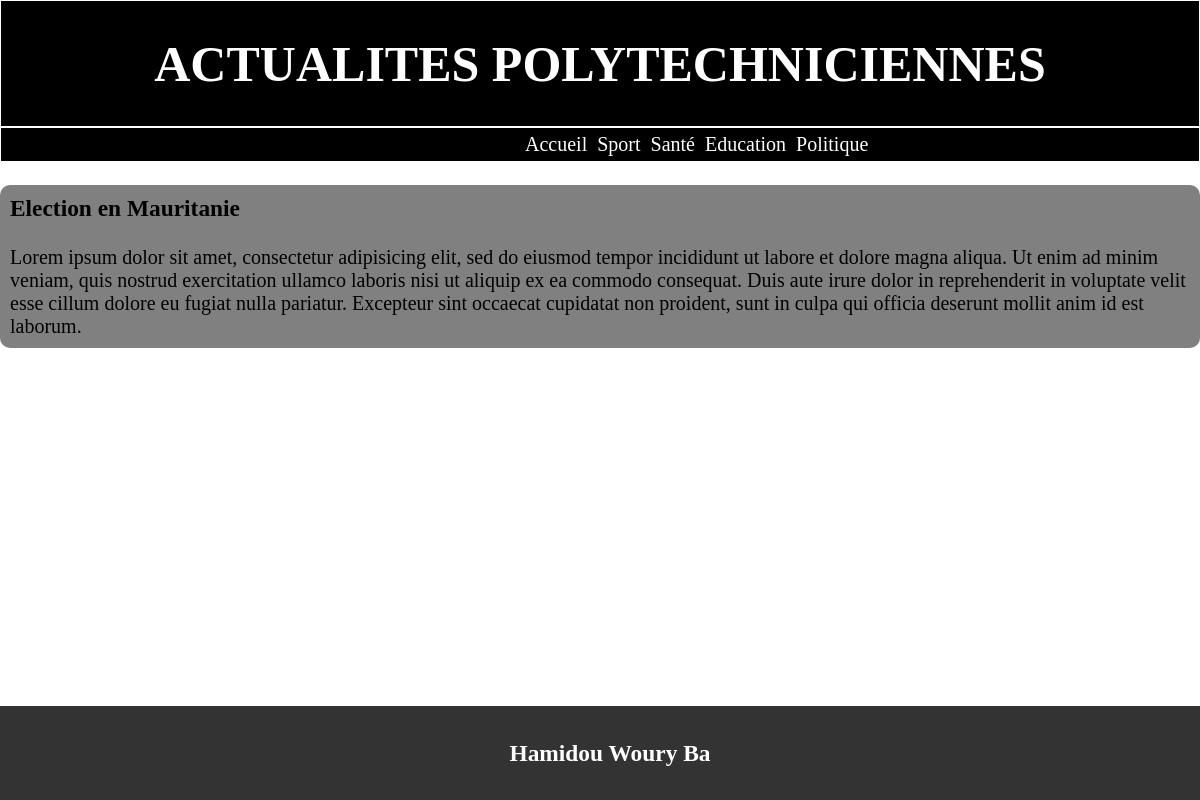
Screenshot of /afficher.php?id=2 with the database file from the repository.
### tables this page shows
CREATE TABLE Categorie(
	id int primary key auto_increment,
	libelle varchar(20)
);

CREATE TABLE Article(
	id int primary key auto_increment,
	titre varchar(255),
	contenu text,
	dateCreation datetime DEFAULT NOW(),
	dateModification datetime DEFAULT NOW(),
	categorie int
);

### menu.php (the view, shortened to what this page needs)
<?php include("entete.php");?>
<header>
	<h1>ACTUALITES POLYTECHNICIENNES</h1>
	<?php
		include 'database.php';
		$reponse = $bdd->query('SELECT * FROM Categorie');
	?>
	<div id="divUL">
		<ul>
		<li><a href="index.php">Accueil</a></li>
		<?php foreach ($reponse as $donnee) { ?>
			<li><a href="afficher.php?id=<?= $donnee['id'] ?>"><?= $donnee['libelle']?></a></li>
			<?php }
		?>
		</ul>
	</div>
</header>

### afficher.php (shortened to what this page needs)
<?php include("entete.php") ?>
<?php include 'menu.php'; ?>
<?php
	include 'database.php';
	$id = $_GET['id'];
	$req = $bdd->prepare('SELECT Article.titre, Categorie.libelle, Article.contenu FROM Article
	INNER JOIN Categorie ON Article.id = Categorie.id WHERE Article.id = :id');
	$req->execute(array(
	'id' => $id
	));?>
	<div>
		<?php foreach ($req as $donnee) { ?>
			<div id="listeCat">
				<h3><?= $donnee['titre']?></h3>
				<p><?= $donnee['contenu']?></p>
			</div>
		<?php } ?>
	</div>
<?php include("footer.php") ?>

### index.css (style rules this page uses)
body { margin: 0px; padding: 0px; font-family: Agency FB, Algerian, Times New Roman; font-size: 20px; }
h1 { font-size: 50px; }
a { text-decoration: none; color: white; }
header { text-align: center; background-color: black; color: white; border: 1px solid white; }
#divUL { border-top: 2px solid white; }
ul { width: 200px; margin: auto; color: white; display: flex; list-style-type: none; }
li { padding: 5px; }
#listeCat { border-radius: 10px; background-color: gray; }
#listeCat p { padding-left: 10px; padding-bottom: 10px; }
#listeCat h3 { padding-left: 10px; padding-top: 10px; }

### rows the page displays
categorie: libelle "Sport"
categorie: libelle "Santé"
categorie: libelle "Education"
categorie: libelle "Politique"
article: titre "Election en Mauritanie", contenu "Lorem ipsum dolor sit amet, consectetur adipisicing elit, sed do eiusmod tempor incididunt ut labore et dolore magna aliqua. Ut enim ad minim veniam, quis nostrud exercitation ullamco laboris nisi ut aliquip ex ea commodo consequat. Duis aute irure dolor in reprehenderit in voluptate velit esse cillum dolore eu fugiat nulla pariatur. Excepteur sint occaecat cupidatat non proident, sunt in culpa qui officia deserunt mollit anim id est laborum."
